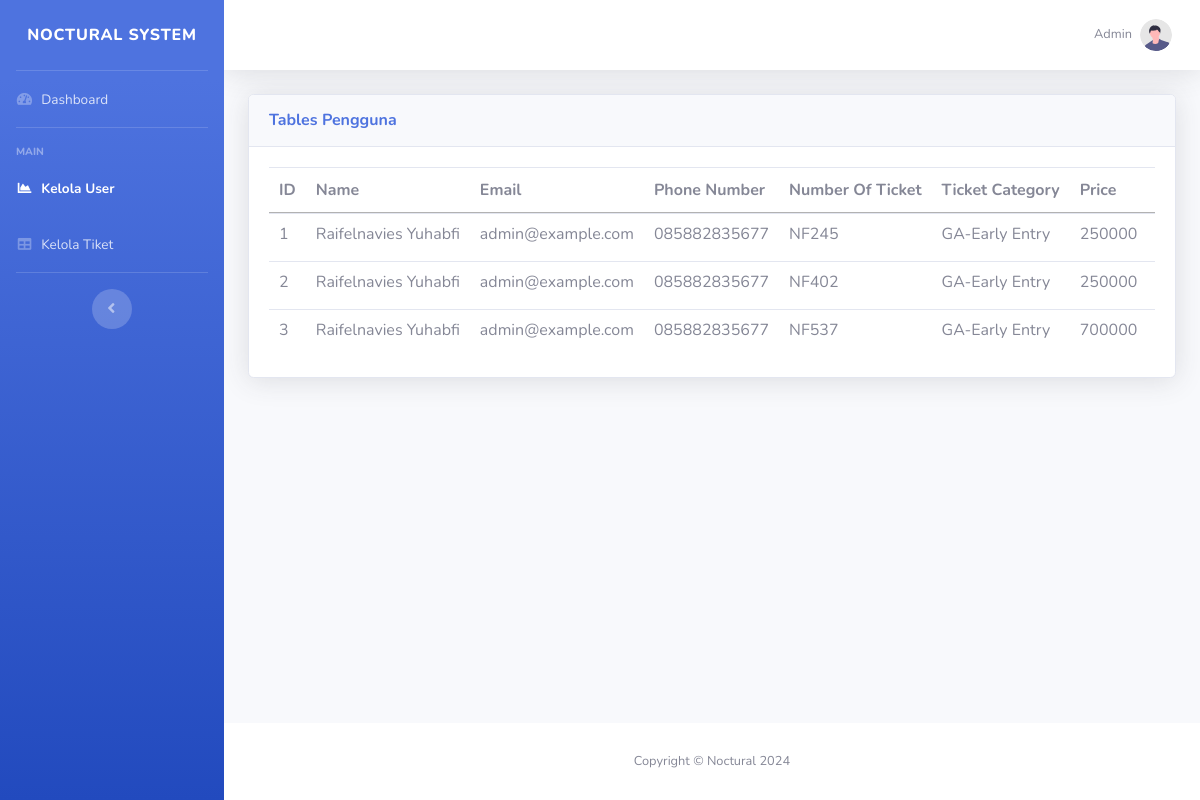
The app's page /index.php/kelolauser, older data.
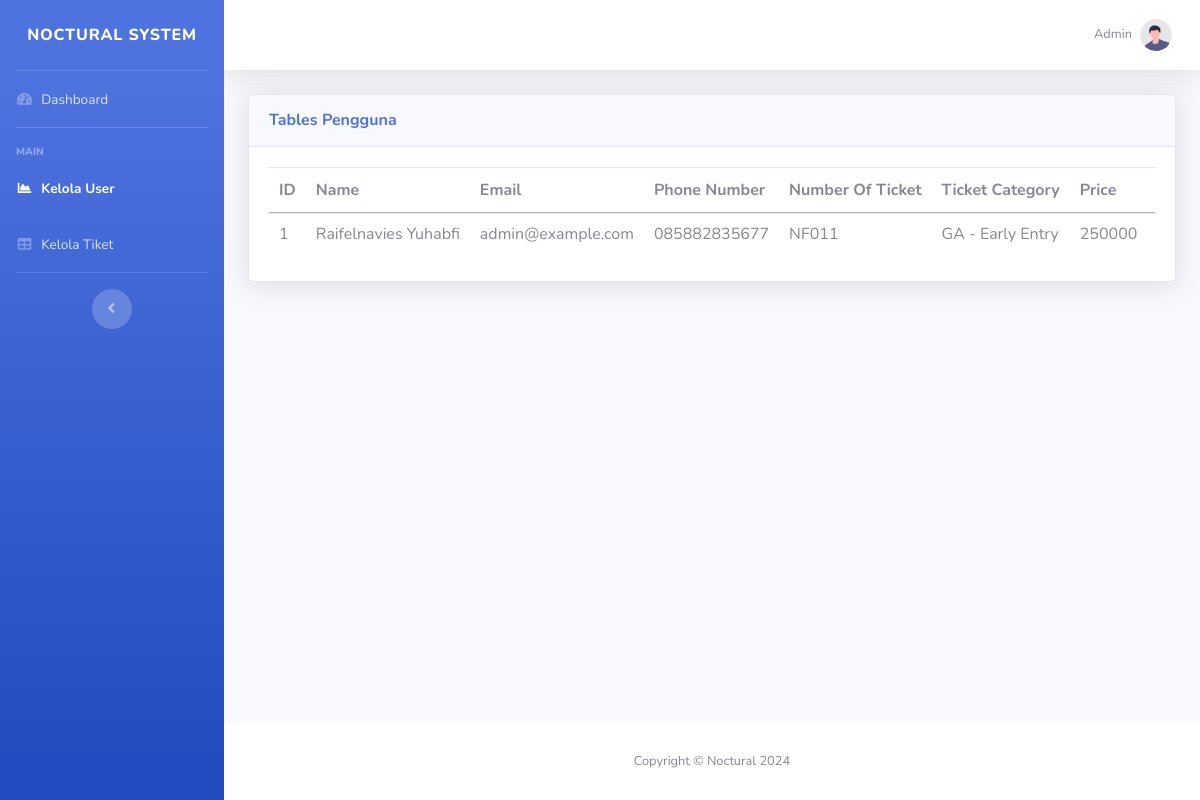
The same page, newer data.
### tables this page shows
CREATE TABLE `user` (
  `id` int(12) NOT NULL,
  `nama` varchar(128) NOT NULL,
  `email` varchar(128) NOT NULL,
  `NomerTelpon` varchar(12) NOT NULL,
  `NumberOfTicket` varchar(6) NOT NULL,
  `TanggalKonser` varchar(100) NOT NULL,
  `Payment` enum('Gopay','Bank','BTC') NOT NULL,
  `price` int(225) NOT NULL,
  `TicketCategory` varchar(225) NOT NULL
);

### application/controllers/Kelolauser.php (called while the page is built, shortened)
<?php
class Kelolauser extends CI_Controller {
    public function __construct()
    {
        $this->load->model('user_model');
        $this->load->model('Tiketdailypass_model');
    }
    public function index()
    {
        $data['users'] = $this->user_model->get_all_users();
        $data['tickets'] = $this->Tiketdailypass_model->get_all_tickets();
        $this->load->view('admin/layout/header');
        $this->load->view('admin/layout/sidebar');
        $this->load->view('admin/layout/topbar');
        $this->load->view('admin/kelolauser', $data);
        $this->load->view('admin/layout/footer');
    }
}

### index.php (called while the page is built, shortened)
<?php
require_once BASEPATH.'core/CodeIgniter.php';

### application/models/user_model.php (called while the page is built, shortened)
<?php
class User_model extends CI_Model
{
    public function get_all_users()
    {
        $query = $this->db->get('user');
        return $query->result();
    }
}

### application/views/admin/kelolauser.php (the view, shortened to what this page needs)
<div class="container-fluid">
    <div class="card shadow mb-4">
        <div class="card-header py-3">
            <h6 class="m-0 font-weight-bold text-primary">Tables Pengguna</h6>
        </div>
        <div class="card-body">
            <div class="table-responsive">
                <table class="table table-hover dataTable" id="dataTable" width="100%" cellspacing="0">
                    <thead>
                        <tr>
                            <th scope="col" style="white-space: nowrap;">ID</th>
                            <th scope="col" style="white-space: nowrap;">Name</th>
                            <th scope="col" style="white-space: nowrap;">Email</th>
                            <th scope="col" style="white-space: nowrap;">Phone Number</th>
                            <th scope="col" style="white-space: nowrap;">Number Of Ticket</th>
                            <th scope="col" style="white-space: nowrap;">Ticket Category</th>
                            <th scope="col" style="white-space: nowrap;">Price</th>
                            <th scope="col" style="white-space: nowrap;">Tanggal Konser</th>
                        </tr>
                    </thead>
                    <tbody>
                        <?php if (!empty($users)) : ?>
                            <?php foreach ($users as $user) : ?>
                                <tr>
                                    <td style="white-space: nowrap;"><?php echo $user->id; ?></td>
                                    <td style="white-space: nowrap;"><?php echo $user->nama; ?></td>
                                    <td style="white-space: nowrap;"><?php echo $user->email; ?></td>
                                    <td style="white-space: nowrap;"><?php echo $user->NomerTelpon; ?></td>
                                    <td style="white-space: nowrap;"><?php echo $user->NumberOfTicket; ?></td>
                                    <td style="white-space: nowrap;"><?php echo $user->TicketCategory; ?></td>
                                    <td style="white-space: nowrap;"><?php echo $user->price; ?></td>
                                    <td style="white-space: nowrap;"><?php echo $user->TanggalKonser; ?></td>
                                </tr>
                            <?php endforeach; ?>
                        <?php else : ?>
                            <tr>
                                <td colspan="10">No data found</td>
                            </tr>
                        <?php endif; ?>
                    </tbody>
                </table>
            </div>
        </div>
    </div>
</div>

### application/views/admin/layout/header.php (shortened to what this page needs)
<!DOCTYPE html>
<html lang="en">
<head>
    <link href="http://localhost/template/vendor/fontawesome-free/css/all.min.css" rel="stylesheet" type="text/css">
    <link href="http://localhost/template/css/sb-admin-2.min.css" rel="stylesheet">
    <link rel="stylesheet" href="https://cdn.datatables.net/1.11.5/css/jquery.dataTables.min.css">
    <link rel="stylesheet" type="text/css" href="https://cdn.datatables.net/1.10.21/css/jquery.dataTables.css">
    <link href="https://cdn.datatables.net/1.10.24/css/jquery.dataTables.min.css" rel="stylesheet">
    <link href="https://cdn.datatables.net/2.0.8/css/dataTables.dataTables.min.css" rel="stylesheet">
</head>
<body id="page-top">
    <div id="wrapper">

### application/views/admin/layout/sidebar.php
<ul class="navbar-nav bg-gradient-primary sidebar sidebar-dark accordion" id="accordionSidebar">
    <a class="sidebar-brand d-flex align-items-center justify-content-center" href="dashboard">
        <div class="sidebar-brand-text">NOCTURAL SYSTEM</div>
    </a>
    <hr class="sidebar-divider my-0">
    <li class="nav-item <?php echo $this->uri->segment(1) == 'dashboard' ? 'active open' : ''; ?>">
        <a class="nav-link" href="http://localhost/noctural/dashboard">
            <i class="fas fa-fw fa-tachometer-alt"></i>
            <span>Dashboard</span></a>
    </li>
    <hr class="sidebar-divider">
    <div class="sidebar-heading">
        Main
    </div>
    <li class="nav-item <?php echo $this->uri->segment(1) == 'kelolauser' ? 'active open' : ''; ?>">
        <a class="nav-link" href="http://localhost/noctural/kelolauser">
            <i class="fas fa-fw fa-chart-area"></i>
            <span>Kelola User</span></a>
    </li>
    <li class="nav-item <?php echo $this->uri->segment(1) == 'kelolatiket' ? 'active open' : ''; ?>">
        <a class="nav-link" href="http://localhost/noctural/kelolatiket">
            <i class="fas fa-fw fa-table"></i>
            <span>Kelola Tiket</span></a>
    </li>
    <hr class="sidebar-divider d-none d-md-block">
    <div class="text-center d-none d-md-inline">
        <button class="rounded-circle border-0" id="sidebarToggle"></button>
    </div>
</ul>

### application/views/admin/layout/topbar.php (shortened to what this page needs)
<div id="content-wrapper" class="d-flex flex-column">
    <div id="content">
        <nav class="navbar navbar-expand navbar-light bg-white topbar mb-4 static-top shadow">
        <ul class="navbar-nav ml-auto">
            <li class="nav-item dropdown no-arrow">
                <a class="nav-link dropdown-toggle" href="#" id="userDropdown" role="button"
                    data-toggle="dropdown" aria-haspopup="true" aria-expanded="false">
                    <span class="mr-2 d-none d-lg-inline text-gray-600 small">Admin</span>
                    <img class="img-profile rounded-circle"
                        src="http://localhost/template/img/undraw_profile.svg">
                </a>
            </li>
        </ul>
        </nav>

### application/views/admin/layout/footer.php (shortened to what this page needs)
                </div>
                <footer class="sticky-footer bg-white">
                    <div class="container my-auto">
                        <div class="copyright text-center my-auto">
                            <span>Copyright &copy; Noctural 2024</span>
                        </div>
                    </div>
                </footer>
            </div>
        </div>
    </body>
</html>

Row changes from the older to the newer data that the page shows:
removed user: id "2", nama "Raifelnavies Yuhabfi", email "admin@example.com", NomerTelpon "085882835677", NumberOfTicket "NF402", TicketCategory "GA-Early Entry", price "250000"
removed user: id "3", nama "Raifelnavies Yuhabfi", email "admin@example.com", NomerTelpon "085882835677", NumberOfTicket "NF537", TicketCategory "GA-Early Entry", price "700000"
changed user "Raifelnavies Yuhabfi": NumberOfTicket "NF245" → "NF011"; TicketCategory "GA-Early Entry" → "GA - Early Entry"
